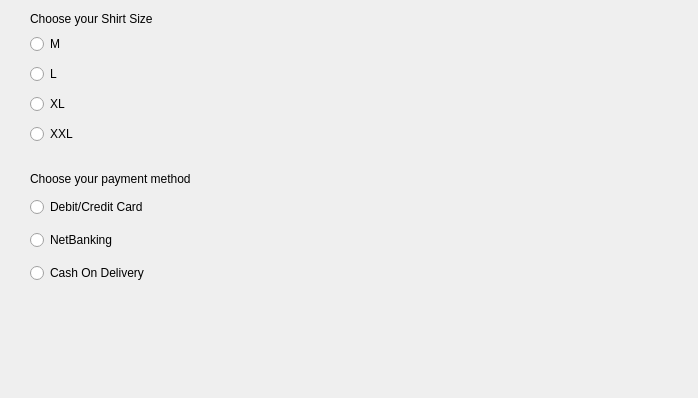
<?xml version="1.0" encoding="UTF-8"?>
<ui version="4.0">
 <class>Dialog</class>
 <widget class="QDialog" name="Dialog">
  <property name="geometry">
   <rect>
    <x>0</x>
    <y>0</y>
    <width>698</width>
    <height>398</height>
   </rect>
  </property>
  <property name="windowTitle">
   <string>Dialog</string>
  </property>
  <widget class="QLabel" name="label">
   <property name="geometry">
    <rect>
     <x>30</x>
     <y>10</y>
     <width>181</width>
     <height>17</height>
    </rect>
   </property>
   <property name="text">
    <string>Choose your Shirt Size</string>
   </property>
  </widget>
  <widget class="QLabel" name="label_2">
   <property name="geometry">
    <rect>
     <x>30</x>
     <y>170</y>
     <width>261</width>
     <height>17</height>
    </rect>
   </property>
   <property name="text">
    <string>Choose your payment method</string>
   </property>
  </widget>
  <widget class="QLabel" name="labelSelected">
   <property name="geometry">
    <rect>
     <x>30</x>
     <y>320</y>
     <width>641</width>
     <height>51</height>
    </rect>
   </property>
   <property name="text">
    <string/>
   </property>
  </widget>
  <widget class="QWidget" name="verticalLayoutWidget">
   <property name="geometry">
    <rect>
     <x>30</x>
     <y>30</y>
     <width>91</width>
     <height>121</height>
    </rect>
   </property>
   <layout class="QVBoxLayout" name="VBoxLayout">
    <item>
     <widget class="QRadioButton" name="radioButtonMedium">
      <property name="text">
       <string>M</string>
      </property>
     </widget>
    </item>
    <item>
     <widget class="QRadioButton" name="radioButtonLarge">
      <property name="text">
       <string>L</string>
      </property>
     </widget>
    </item>
    <item>
     <widget class="QRadioButton" name="radioButtonXL">
      <property name="text">
       <string>XL</string>
      </property>
     </widget>
    </item>
    <item>
     <widget class="QRadioButton" name="radioButtonXXL">
      <property name="text">
       <string>XXL</string>
      </property>
     </widget>
    </item>
   </layout>
  </widget>
  <widget class="QWidget" name="verticalLayoutWidget_2">
   <property name="geometry">
    <rect>
     <x>30</x>
     <y>190</y>
     <width>171</width>
     <height>101</height>
    </rect>
   </property>
   <layout class="QVBoxLayout" name="verticalLayout_2">
    <item>
     <widget class="QRadioButton" name="radioButtonDebitCard">
      <property name="text">
       <string>Debit/Credit Card</string>
      </property>
     </widget>
    </item>
    <item>
     <widget class="QRadioButton" name="radioButtonNetBanking">
      <property name="text">
       <string>NetBanking</string>
      </property>
     </widget>
    </item>
    <item>
     <widget class="QRadioButton" name="radioButtonCashOnDelivery">
      <property name="text">
       <string>Cash On Delivery</string>
      </property>
     </widget>
    </item>
   </layout>
  </widget>
 </widget>
 <resources/>
 <connections/>
</ui>
